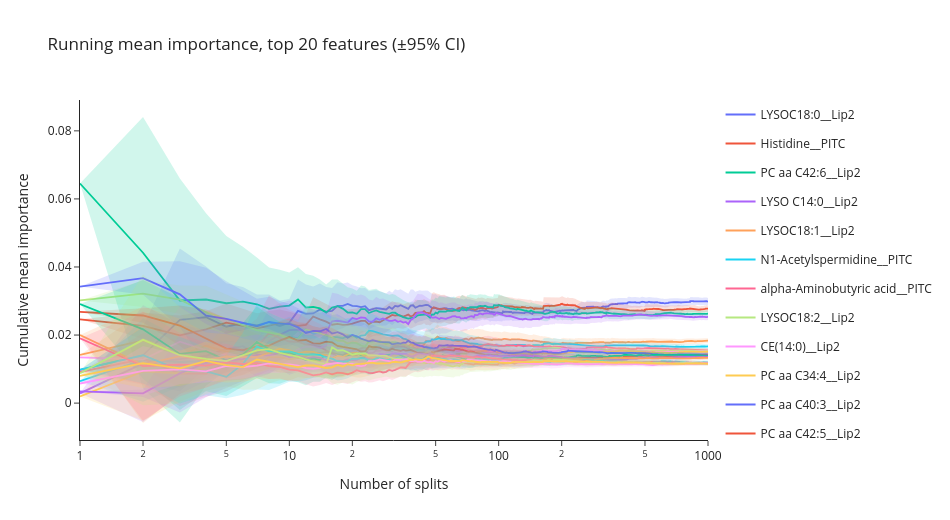

This figure's notebook cell:
### Code cell
cum_mean = imp.cumsum().div(n, axis=0)
cum_sq   = (imp ** 2).cumsum().div(n, axis=0)
var      = (cum_sq - cum_mean ** 2).mul(n / np.maximum(n - 1, 1), axis=0).clip(lower=0)
sem      = np.sqrt(var).div(np.sqrt(n), axis=0)

fig1 = go.Figure()
for i, f in enumerate(top):
    c = PALETTE[i % len(PALETTE)]
    add_band(fig1, n, cum_mean[f] - 1.96 * sem[f], cum_mean[f] + 1.96 * sem[f], c, group=f)
    fig1.add_trace(go.Scatter(x=n, y=cum_mean[f], mode="lines", name=f, legendgroup=f,
                              line=dict(color=c, width=1.8),
                              hovertemplate=f"<b>{f}</b><br>splits=%{{x}}<br>mean=%{{y:.4f}}<extra></extra>"))
fig1.update_layout(template=TEMPLATE, width=950, height=520,
                   title=f"Running mean importance, top {TOP_K} features (±95% CI)",
                   xaxis=dict(type="log", title="Number of splits"),
                   yaxis_title="Cumulative mean importance", hovermode="x unified")
fig1.show()

### Figure 1 — Plotly figure (JSON) as saved in the notebook; plotly's stock layout.template omitted (floating-point values rounded to 4 significant figures; data arrays with more than 128 entries replaced by an {"elided": "..."} marker saying what was removed)
{"data": [{"hoverinfo": "skip", "legendgroup": "LYSOC18:0__Lip2", "line": {"width": 0}, "mode": "lines", "showlegend": false, "type": "scatter", "x": {"elided": "1000 int values"}, "y": {"elided": "1000 float values"}}, {"fill": "tonexty", "fillcolor": "rgba(99,110,250,0.18)", "hoverinfo": "skip", "legendgroup": "LYSOC18:0__Lip2", "line": {"width": 0}, "mode": "lines", "showlegend": false, "type": "scatter", "x": {"elided": "1000 int values"}, "y": {"elided": "1000 float values"}}, {"hovertemplate": "<b>LYSOC18:0__Lip2</b><br>splits=%{x}<br>mean=%{y:.4f}<extra></extra>", "legendgroup": "LYSOC18:0__Lip2", "line": {"color": "#636EFA", "width": 1.8}, "mode": "lines", "name": "LYSOC18:0__Lip2", "type": "scatter", "x": {"elided": "1000 int values"}, "y": {"elided": "1000 float values"}}, {"hoverinfo": "skip", "legendgroup": "Histidine__PITC", "line": {"width": 0}, "mode": "lines", "showlegend": false, "type": "scatter", "x": {"elided": "1000 int values"}, "y": {"elided": "1000 float values"}}, {"fill": "tonexty", "fillcolor": "rgba(239,85,59,0.18)", "hoverinfo": "skip", "legendgroup": "Histidine__PITC", "line": {"width": 0}, "mode": "lines", "showlegend": false, "type": "scatter", "x": {"elided": "1000 int values"}, "y": {"elided": "1000 float values"}}, {"hovertemplate": "<b>Histidine__PITC</b><br>splits=%{x}<br>mean=%{y:.4f}<extra></extra>", "legendgroup": "Histidine__PITC", "line": {"color": "#EF553B", "width": 1.8}, "mode": "lines", "name": "Histidine__PITC", "type": "scatter", "x": {"elided": "1000 int values"}, "y": {"elided": "1000 float values"}}, {"hoverinfo": "skip", "legendgroup": "PC aa C42:6__Lip2", "line": {"width": 0}, "mode": "lines", "showlegend": false, "type": "scatter", "x": {"elided": "1000 int values"}, "y": {"elided": "1000 float values"}}, {"fill": "tonexty", "fillcolor": "rgba(0,204,150,0.18)", "hoverinfo": "skip", "legendgroup": "PC aa C42:6__Lip2", "line": {"width": 0}, "mode": "lines", "showlegend": false, "type": "scatter", "x": {"elided": "1000 int values"}, "y": {"elided": "1000 float values"}}, {"hovertemplate": "<b>PC aa C42:6__Lip2</b><br>splits=%{x}<br>mean=%{y:.4f}<extra></extra>", "legendgroup": "PC aa C42:6__Lip2", "line": {"color": "#00CC96", "width": 1.8}, "mode": "lines", "name": "PC aa C42:6__Lip2", "type": "scatter", "x": {"elided": "1000 int values"}, "y": {"elided": "1000 float values"}}, {"hoverinfo": "skip", "legendgroup": "LYSO C14:0__Lip2", "line": {"width": 0}, "mode": "lines", "showlegend": false, "type": "scatter", "x": {"elided": "1000 int values"}, "y": {"elided": "1000 float values"}}, {"fill": "tonexty", "fillcolor": "rgba(171,99,250,0.18)", "hoverinfo": "skip", "legendgroup": "LYSO C14:0__Lip2", "line": {"width": 0}, "mode": "lines", "showlegend": false, "type": "scatter", "x": {"elided": "1000 int values"}, "y": {"elided": "1000 float values"}}, {"hovertemplate": "<b>LYSO C14:0__Lip2</b><br>splits=%{x}<br>mean=%{y:.4f}<extra></extra>", "legendgroup": "LYSO C14:0__Lip2", "line": {"color": "#AB63FA", "width": 1.8}, "mode": "lines", "name": "LYSO C14:0__Lip2", "type": "scatter", "x": {"elided": "1000 int values"}, "y": {"elided": "1000 float values"}}, {"hoverinfo": "skip", "legendgroup": "LYSOC18:1__Lip2", "line": {"width": 0}, "mode": "lines", "showlegend": false, "type": "scatter", "x": {"elided": "1000 int values"}, "y": {"elided": "1000 float values"}}, {"fill": "tonexty", "fillcolor": "rgba(255,161,90,0.18)", "hoverinfo": "skip", "legendgroup": "LYSOC18:1__Lip2", "line": {"width": 0}, "mode": "lines", "showlegend": false, "type": "scatter", "x": {"elided": "1000 int values"}, "y": {"elided": "1000 float values"}}, {"hovertemplate": "<b>LYSOC18:1__Lip2</b><br>splits=%{x}<br>mean=%{y:.4f}<extra></extra>", "legendgroup": "LYSOC18:1__Lip2", "line": {"color": "#FFA15A", "width": 1.8}, "mode": "lines", "name": "LYSOC18:1__Lip2", "type": "scatter", "x": {"elided": "1000 int values"}, "y": {"elided": "1000 float values"}}, {"hoverinfo": "skip", "legendgroup": "N1-Acetylspermidine__PITC", "line": {"width": 0}, "mode": "lines", "showlegend": false, "type": "scatter", "x": {"elided": "1000 int values"}, "y": {"elided": "1000 float values"}}, {"fill": "tonexty", "fillcolor": "rgba(25,211,243,0.18)", "hoverinfo": "skip", "legendgroup": "N1-Acetylspermidine__PITC", "line": {"width": 0}, "mode": "lines", "showlegend": false, "type": "scatter", "x": {"elided": "1000 int values"}, "y": {"elided": "1000 float values"}}, {"hovertemplate": "<b>N1-Acetylspermidine__PITC</b><br>splits=%{x}<br>mean=%{y:.4f}<extra></extra>", "legendgroup": "N1-Acetylspermidine__PITC", "line": {"color": "#19D3F3", "width": 1.8}, "mode": "lines", "name": "N1-Acetylspermidine__PITC", "type": "scatter", "x": {"elided": "1000 int values"}, "y": {"elided": "1000 float values"}}, {"hoverinfo": "skip", "legendgroup": "alpha-Aminobutyric acid__PITC", "line": {"width": 0}, "mode": "lines", "showlegend": false, "type": "scatter", "x": {"elided": "1000 int values"}, "y": {"elided": "1000 float values"}}, {"fill": "tonexty", "fillcolor": "rgba(255,102,146,0.18)", "hoverinfo": "skip", "legendgroup": "alpha-Aminobutyric acid__PITC", "line": {"width": 0}, "mode": "lines", "showlegend": false, "type": "scatter", "x": {"elided": "1000 int values"}, "y": {"elided": "1000 float values"}}, {"hovertemplate": "<b>alpha-Aminobutyric acid__PITC</b><br>splits=%{x}<br>mean=%{y:.4f}<extra></extra>", "legendgroup": "alpha-Aminobutyric acid__PITC", "line": {"color": "#FF6692", "width": 1.8}, "mode": "lines", "name": "alpha-Aminobutyric acid__PITC", "type": "scatter", "x": {"elided": "1000 int values"}, "y": {"elided": "1000 float values"}}, {"hoverinfo": "skip", "legendgroup": "LYSOC18:2__Lip2", "line": {"width": 0}, "mode": "lines", "showlegend": false, "type": "scatter", "x": {"elided": "1000 int values"}, "y": {"elided": "1000 float values"}}, {"fill": "tonexty", "fillcolor": "rgba(182,232,128,0.18)", "hoverinfo": "skip", "legendgroup": "LYSOC18:2__Lip2", "line": {"width": 0}, "mode": "lines", "showlegend": false, "type": "scatter", "x": {"elided": "1000 int values"}, "y": {"elided": "1000 float values"}}, {"hovertemplate": "<b>LYSOC18:2__Lip2</b><br>splits=%{x}<br>mean=%{y:.4f}<extra></extra>", "legendgroup": "LYSOC18:2__Lip2", "line": {"color": "#B6E880", "width": 1.8}, "mode": "lines", "name": "LYSOC18:2__Lip2", "type": "scatter", "x": {"elided": "1000 int values"}, "y": {"elided": "1000 float values"}}, {"hoverinfo": "skip", "legendgroup": "CE(14:0)__Lip2", "line": {"width": 0}, "mode": "lines", "showlegend": false, "type": "scatter", "x": {"elided": "1000 int values"}, "y": {"elided": "1000 float values"}}, {"fill": "tonexty", "fillcolor": "rgba(255,151,255,0.18)", "hoverinfo": "skip", "legendgroup": "CE(14:0)__Lip2", "line": {"width": 0}, "mode": "lines", "showlegend": false, "type": "scatter", "x": {"elided": "1000 int values"}, "y": {"elided": "1000 float values"}}, {"hovertemplate": "<b>CE(14:0)__Lip2</b><br>splits=%{x}<br>mean=%{y:.4f}<extra></extra>", "legendgroup": "CE(14:0)__Lip2", "line": {"color": "#FF97FF", "width": 1.8}, "mode": "lines", "name": "CE(14:0)__Lip2", "type": "scatter", "x": {"elided": "1000 int values"}, "y": {"elided": "1000 float values"}}, {"hoverinfo": "skip", "legendgroup": "PC aa C34:4__Lip2", "line": {"width": 0}, "mode": "lines", "showlegend": false, "type": "scatter", "x": {"elided": "1000 int values"}, "y": {"elided": "1000 float values"}}, {"fill": "tonexty", "fillcolor": "rgba(254,203,82,0.18)", "hoverinfo": "skip", "legendgroup": "PC aa C34:4__Lip2", "line": {"width": 0}, "mode": "lines", "showlegend": false, "type": "scatter", "x": {"elided": "1000 int values"}, "y": {"elided": "1000 float values"}}, {"hovertemplate": "<b>PC aa C34:4__Lip2</b><br>splits=%{x}<br>mean=%{y:.4f}<extra></extra>", "legendgroup": "PC aa C34:4__Lip2", "line": {"color": "#FECB52", "width": 1.8}, "mode": "lines", "name": "PC aa C34:4__Lip2", "type": "scatter", "x": {"elided": "1000 int values"}, "y": {"elided": "1000 float values"}}, {"hoverinfo": "skip", "legendgroup": "PC aa C40:3__Lip2", "line": {"width": 0}, "mode": "lines", "showlegend": false, "type": "scatter", "x": {"elided": "1000 int values"}, "y": {"elided": "1000 float values"}}, {"fill": "tonexty", "fillcolor": "rgba(99,110,250,0.18)", "hoverinfo": "skip", "legendgroup": "PC aa C40:3__Lip2", "line": {"width": 0}, "mode": "lines", "showlegend": false, "type": "scatter", "x": {"elided": "1000 int values"}, "y": {"elided": "1000 float values"}}, {"hovertemplate": "<b>PC aa C40:3__Lip2</b><br>splits=%{x}<br>mean=%{y:.4f}<extra></extra>", "legendgroup": "PC aa C40:3__Lip2", "line": {"color": "#636EFA", "width": 1.8}, "mode": "lines", "name": "PC aa C40:3__Lip2", "type": "scatter", "x": {"elided": "1000 int values"}, "y": {"elided": "1000 float values"}}, {"hoverinfo": "skip", "legendgroup": "PC aa C42:5__Lip2", "line": {"width": 0}, "mode": "lines", "showlegend": false, "type": "scatter", "x": {"elided": "1000 int values"}, "y": {"elided": "1000 float values"}}, {"fill": "tonexty", "fillcolor": "rgba(239,85,59,0.18)", "hoverinfo": "skip", "legendgroup": "PC aa C42:5__Lip2", "line": {"width": 0}, "mode": "lines", "showlegend": false, "type": "scatter", "x": {"elided": "1000 int values"}, "y": {"elided": "1000 float values"}}, {"hovertemplate": "<b>PC aa C42:5__Lip2</b><br>splits=%{x}<br>mean=%{y:.4f}<extra></extra>", "legendgroup": "PC aa C42:5__Lip2", "line": {"color": "#EF553B", "width": 1.8}, "mode": "lines", "name": "PC aa C42:5__Lip2", "type": "scatter", "x": {"elided": "1000 int values"}, "y": {"elided": "1000 float values"}}, {"hoverinfo": "skip", "legendgroup": "PC ae C38:0__Lip2", "line": {"width": 0}, "mode": "lines", "showlegend": false, "type": "scatter", "x": {"elided": "1000 int values"}, "y": {"elided": "1000 float values"}}, {"fill": "tonexty", "fillcolor": "rgba(0,204,150,0.18)", "hoverinfo": "skip", "legendgroup": "PC ae C38:0__Lip2", "line": {"width": 0}, "mode": "lines", "showlegend": false, "type": "scatter", "x": {"elided": "1000 int values"}, "y": {"elided": "1000 float values"}}, {"hovertemplate": "<b>PC ae C38:0__Lip2</b><br>splits=%{x}<br>mean=%{y:.4f}<extra></extra>", "legendgroup": "PC ae C38:0__Lip2", "line": {"color": "#00CC96", "width": 1.8}, "mode": "lines", "name": "PC ae C38:0__Lip2", "type": "scatter", "x": {"elided": "1000 int values"}, "y": {"elided": "1000 float values"}}, {"hoverinfo": "skip", "legendgroup": "PC aa C38:3__Lip2", "line": {"width": 0}, "mode": "lines", "showlegend": false, "type": "scatter", "x": {"elided": "1000 int values"}, "y": {"elided": "1000 float values"}}, {"fill": "tonexty", "fillcolor": "rgba(171,99,250,0.18)", "hoverinfo": "skip", "legendgroup": "PC aa C38:3__Lip2", "line": {"width": 0}, "mode": "lines", "showlegend": false, "type": "scatter", "x": {"elided": "1000 int values"}, "y": {"elided": "1000 float values"}}, {"hovertemplate": "<b>PC aa C38:3__Lip2</b><br>splits=%{x}<br>mean=%{y:.4f}<extra></extra>", "legendgroup": "PC aa C38:3__Lip2", "line": {"color": "#AB63FA", "width": 1.8}, "mode": "lines", "name": "PC aa C38:3__Lip2", "type": "scatter", "x": {"elided": "1000 int values"}, "y": {"elided": "1000 float values"}}, {"hoverinfo": "skip", "legendgroup": "trans-Hydroxyproline__PITC", "line": {"width": 0}, "mode": "lines", "showlegend": false, "type": "scatter", "x": {"elided": "1000 int values"}, "y": {"elided": "1000 float values"}}, {"fill": "tonexty", "fillcolor": "rgba(255,161,90,0.18)", "hoverinfo": "skip", "legendgroup": "trans-Hydroxyproline__PITC", "line": {"width": 0}, "mode": "lines", "showlegend": false, "type": "scatter", "x": {"elided": "1000 int values"}, "y": {"elided": "1000 float values"}}, {"hovertemplate": "<b>trans-Hydroxyproline__PITC</b><br>splits=%{x}<br>mean=%{y:.4f}<extra></extra>", "legendgroup": "trans-Hydroxyproline__PITC", "line": {"color": "#FFA15A", "width": 1.8}, "mode": "lines", "name": "trans-Hydroxyproline__PITC", "type": "scatter", "x": {"elided": "1000 int values"}, "y": {"elided": "1000 float values"}}, {"hoverinfo": "skip", "legendgroup": "PC ae C36:5__Lip2", "line": {"width": 0}, "mode": "lines", "showlegend": false, "type": "scatter", "x": {"elided": "1000 int values"}, "y": {"elided": "1000 float values"}}, {"fill": "tonexty", "fillcolor": "rgba(25,211,243,0.18)", "hoverinfo": "skip", "legendgroup": "PC ae C36:5__Lip2", "line": {"width": 0}, "mode": "lines", "showlegend": false, "type": "scatter", "x": {"elided": "1000 int values"}, "y": {"elided": "1000 float values"}}, {"hovertemplate": "<b>PC ae C36:5__Lip2</b><br>splits=%{x}<br>mean=%{y:.4f}<extra></extra>", "legendgroup": "PC ae C36:5__Lip2", "line": {"color": "#19D3F3", "width": 1.8}, "mode": "lines", "name": "PC ae C36:5__Lip2", "type": "scatter", "x": {"elided": "1000 int values"}, "y": {"elided": "1000 float values"}}, {"hoverinfo": "skip", "legendgroup": "LYSOC16:1__Lip2", "line": {"width": 0}, "mode": "lines", "showlegend": false, "type": "scatter", "x": {"elided": "1000 int values"}, "y": {"elided": "1000 float values"}}, {"fill": "tonexty", "fillcolor": "rgba(255,102,146,0.18)", "hoverinfo": "skip", "legendgroup": "LYSOC16:1__Lip2", "line": {"width": 0}, "mode": "lines", "showlegend": false, "type": "scatter", "x": {"elided": "1000 int values"}, "y": {"elided": "1000 float values"}}, {"hovertemplate": "<b>LYSOC16:1__Lip2</b><br>splits=%{x}<br>mean=%{y:.4f}<extra></extra>", "legendgroup": "LYSOC16:1__Lip2", "line": {"color": "#FF6692", "width": 1.8}, "mode": "lines", "name": "LYSOC16:1__Lip2", "type": "scatter", "x": {"elided": "1000 int values"}, "y": {"elided": "1000 float values"}}, {"hoverinfo": "skip", "legendgroup": "PC ae C42:2__Lip2", "line": {"width": 0}, "mode": "lines", "showlegend": false, "type": "scatter", "x": {"elided": "1000 int values"}, "y": {"elided": "1000 float values"}}, {"fill": "tonexty", "fillcolor": "rgba(182,232,128,0.18)", "hoverinfo": "skip", "legendgroup": "PC ae C42:2__Lip2", "line": {"width": 0}, "mode": "lines", "showlegend": false, "type": "scatter", "x": {"elided": "1000 int values"}, "y": {"elided": "1000 float values"}}, {"hovertemplate": "<b>PC ae C42:2__Lip2</b><br>splits=%{x}<br>mean=%{y:.4f}<extra></extra>", "legendgroup": "PC ae C42:2__Lip2", "line": {"color": "#B6E880", "width": 1.8}, "mode": "lines", "name": "PC ae C42:2__Lip2", "type": "scatter", "x": {"elided": "1000 int values"}, "y": {"elided": "1000 float values"}}, {"hoverinfo": "skip", "legendgroup": "Citrulline__PITC", "line": {"width": 0}, "mode": "lines", "showlegend": false, "type": "scatter", "x": {"elided": "1000 int values"}, "y": {"elided": "1000 float values"}}, {"fill": "tonexty", "fillcolor": "rgba(255,151,255,0.18)", "hoverinfo": "skip", "legendgroup": "Citrulline__PITC", "line": {"width": 0}, "mode": "lines", "showlegend": false, "type": "scatter", "x": {"elided": "1000 int values"}, "y": {"elided": "1000 float values"}}, {"hovertemplate": "<b>Citrulline__PITC</b><br>splits=%{x}<br>mean=%{y:.4f}<extra></extra>", "legendgroup": "Citrulline__PITC", "line": {"color": "#FF97FF", "width": 1.8}, "mode": "lines", "name": "Citrulline__PITC", "type": "scatter", "x": {"elided": "1000 int values"}, "y": {"elided": "1000 float values"}}, {"hoverinfo": "skip", "legendgroup": "Cer(d18:1/18:0)__Lip1", "line": {"width": 0}, "mode": "lines", "showlegend": false, "type": "scatter", "x": {"elided": "1000 int values"}, "y": {"elided": "1000 float values"}}, {"fill": "tonexty", "fillcolor": "rgba(254,203,82,0.18)", "hoverinfo": "skip", "legendgroup": "Cer(d18:1/18:0)__Lip1", "line": {"width": 0}, "mode": "lines", "showlegend": false, "type": "scatter", "x": {"elided": "1000 int values"}, "y": {"elided": "1000 float values"}}, {"hovertemplate": "<b>Cer(d18:1/18:0)__Lip1</b><br>splits=%{x}<br>mean=%{y:.4f}<extra></extra>", "legendgroup": "Cer(d18:1/18:0)__Lip1", "line": {"color": "#FECB52", "width": 1.8}, "mode": "lines", "name": "Cer(d18:1/18:0)__Lip1", "type": "scatter", "x": {"elided": "1000 int values"}, "y": {"elided": "1000 float values"}}], "layout": {"height": 520, "hovermode": "x unified", "title": {"text": "Running mean importance, top 20 features (±95% CI)"}, "width": 950, "xaxis": {"title": {"text": "Number of splits"}, "type": "log"}, "yaxis": {"title": {"text": "Cumulative mean importance"}}}}
